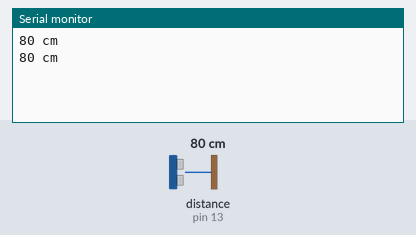
Recording of a sketch running on a simulated Arduino Uno, built with avr-gcc and run on an emulated ATmega328P. Parts: the last lines printed to the serial monitor. The inputs (shaded band) are chosen by the test bench; at power-on: distance to the obstacle (sensor on pin 13) 80 cm. The echo pulse lasts 58.3 µs per cm.

Above: at 1.8 s.
1.9 s: distance to the obstacle (sensor on pin 13) set to 2 cm
At 2.7 s:
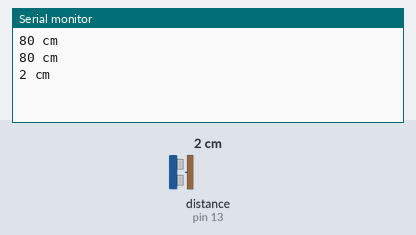
3.4 s: distance to the obstacle (sensor on pin 13) set to 4 cm
At 4.8 s:
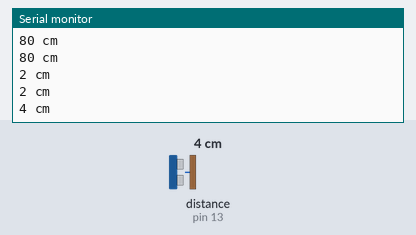
Timing chart, 0 to 6.4 s (numbered marks = the images above; inputs shaded):
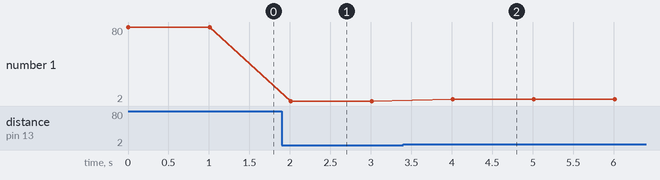

The sketch:

distance.ino
```cpp
const int out = 12;
const int in = 13;

void setup() {
  Serial.begin(9600);
  pinMode(in, INPUT);
  pinMode(out, OUTPUT);
}

void loop()
{
  long dur;
  long dis;
  long tocm;
  digitalWrite(out, LOW);
  delayMicroseconds(2);
  digitalWrite(out, HIGH);
  delayMicroseconds(10);
  digitalWrite(out, LOW);
  dur = pulseIn(in, HIGH);
  tocm = microsecondsToCentimeters(dur);
  Serial.print(String(tocm));
  Serial.println(" cm");
  delay(1000);
}

long microsecondsToCentimeters(long microseconds)
{
  return microseconds / 29 / 2;
}
```

Measured:
- after the input at 1.9 s, the serial monitor: prints a new line after 0.11 s (image 1)
- after the input at 3.4 s, the serial monitor: prints a new line after 0.61 s (image 2)
- plotted number 1: 80 → 2 after the input at 1.9 s, 2 → 4 after the input at 3.4 s
